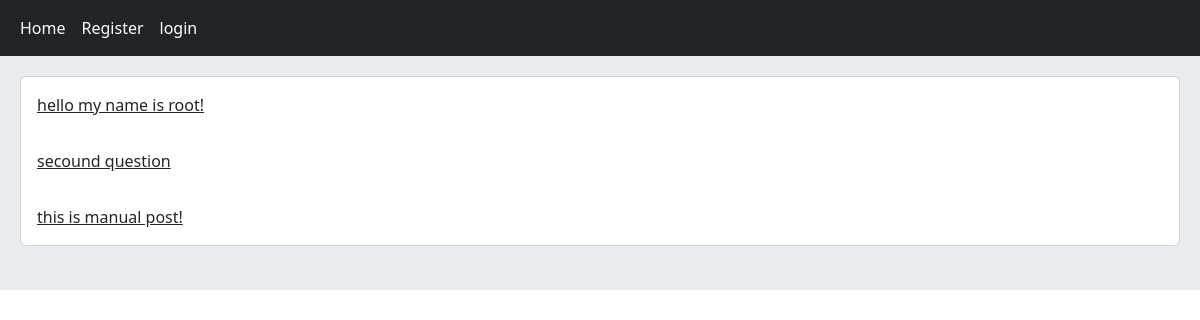
Before: / with the older database file.
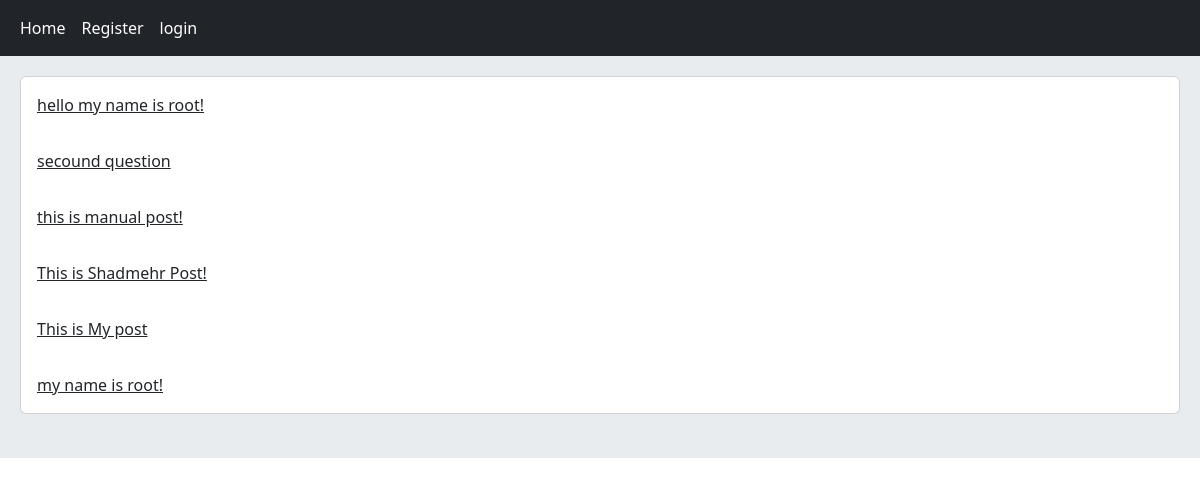
After: the same page with the newer database file.
### user_posts/models.py (models this page shows, shortened)
class UserPost(models.Model):
    user = models.ForeignKey(User, on_delete=models.CASCADE)
    body = models.TextField()
    slug = models.SlugField()
    created = models.DateTimeField(auto_now_add=True)
    update = models.DateTimeField(auto_now_add=True)
    def get_absolute_url(self):
        return reverse('home_module:post_detail', args=(self.id, self.slug))

### home_module/views.py (the view)
# urls.py: path('', views.HomeView.as_view(), name='home'),
class HomeView(View):
    def get(self, request):
        post = UserPost.objects.all()
        return render(request, 'home_module/index.html', {'posts':post})

### home_module/templates/home_module/index.html (shortened to what this page needs)
{% extends 'base.html' %}
{% block content %}
    <div class="card">
        {% for post in posts %}
            <a href="{{ post.get_absolute_url }}" class="card-body">{{ post.body|truncatewords:5 }}</a>
        {% endfor %}
    </div>
    <br>
{% endblock %}

### templates/base.html (shortened to what this page needs)
<!DOCTYPE html>
<html lang="en">
<head>
    <link href="https://cdn.jsdelivr.net/npm/bootstrap@5.3.0-alpha3/dist/css/bootstrap.min.css" rel="stylesheet"
>
</head>
<body>
{% include 'includes/navbar.html' %}
<div class="jumbotrun">
    {% block content %}
    {% endblock %}
</div>
</body>
</html>

### templates/includes/navbar.html
<nav class="navbar navbar-expand-lg navbar-dark bg-dark">
  <div class="container-fluid">
      <div class="navbar-nav">
        <a class="nav-link active" aria-current="page" href="{% url 'home_module:home' %}">Home</a>
        {% if request.user.is_authenticated %}
            <a class="nav-link active" aria-current="page" href="{% url 'account_module:logout' %}">logout</a>
            <a class="nav-link active" aria-current="page" href="{% url 'account_module:profile' request.user.id %}">profile</a>
            {% else %}
            <a class="nav-link active" aria-current="page" href="{% url 'account_module:register' %}">Register</a>
            <a class="nav-link active" aria-current="page" href="{% url 'account_module:login' %}">login</a>
        {% endif %}
      </div>
    </div>
</nav>

### templates/base.html (style rules this page uses)
.jumbotrun { padding: 20px; margin-bottom: 20px; background-color: #e9ecef; }

Changed rows visible on the page:
added UserPost: body "This is Shadmehr Post!"
added UserPost: body "This is My post"
added UserPost: body "my name is root!"
